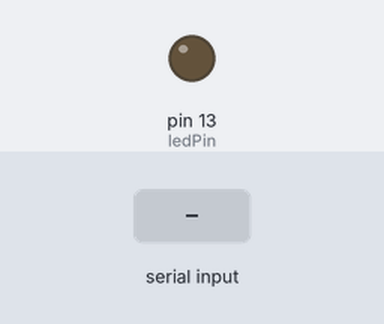
The sketch below on a simulated Arduino Uno, built with avr-gcc and run on an emulated ATmega328P. On the bench: output pins drawn as LEDs (lit = HIGH). The inputs (shaded band) are chosen by the test bench.

Above: at 1.2 s.
1.3 s: "0" received over Serial
At 1.7 s:
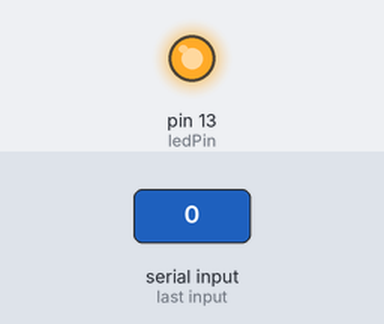
2.8 s: "1" received over Serial
At 4.0 s:
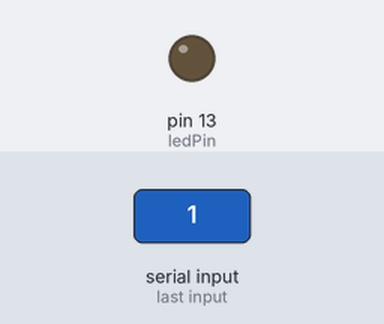
Timing chart, 0 to 5.8 s (numbered marks = the images above; inputs shaded):
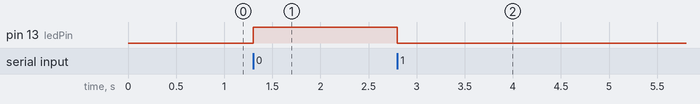

The sketch:

BLEard2.ino
```cpp
const int ledPin = 13;

void setup() {
  pinMode(ledPin, OUTPUT);
  Serial.begin(9600); // Đón nhận tín hiệu từ Bluetooth HC2
}

void loop() {
  if (Serial.available() > 0) {
    char data = Serial.read();
    if (data == '1') {
      digitalWrite(ledPin, LOW); // Bật LED
    } else if (data == '0') {
      digitalWrite(ledPin, HIGH);  // Tắt LED
    }
  }
}
```

Measured:
- after the input at 1.3 s, pin 13 (ledPin): LOW → HIGH at once
- after the input at 2.8 s, pin 13 (ledPin): HIGH → LOW at once
